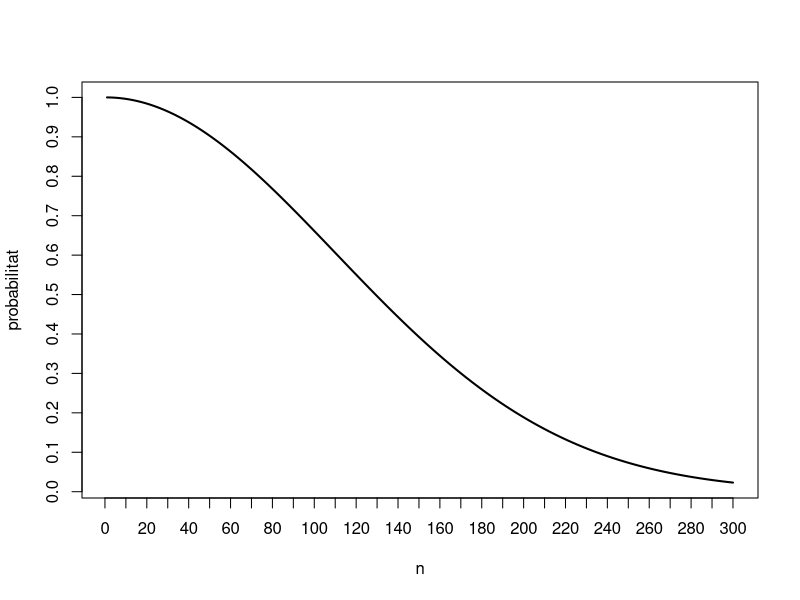
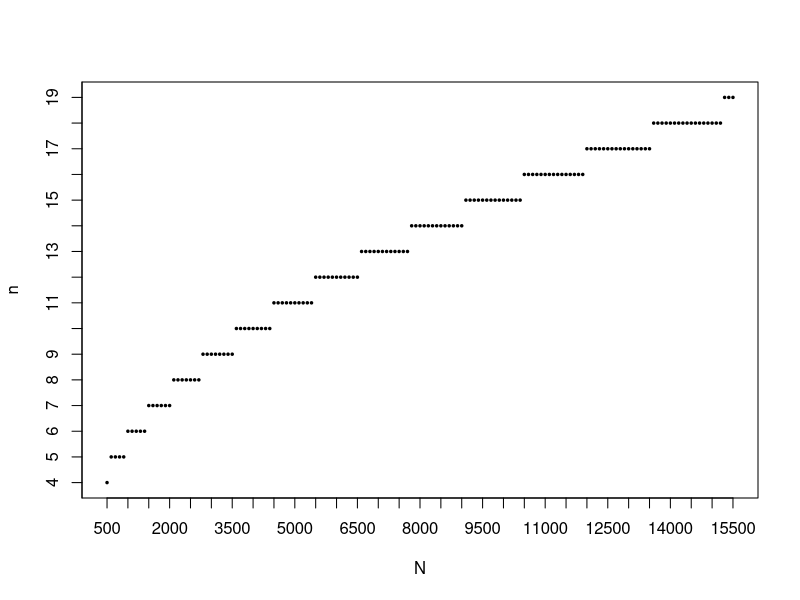

These charts were generated, in order, by the following R code:
## ---- chunk 1
pbirthday(50,366)
## ---- chunk 2
pbirthday(100,1150000)
## ---- chunk 3
pbirthday(100,12000)
## ---- chunk 4
pbirthday(10,12000)
## ---- chunk 5
f=function(n,N){1-pbirthday(n,N)}
prob=sapply(1:300,f,N=12000)
plot(1:300, prob, type="l", lwd=2, xlab="n", ylab="probabilitat",
     xaxp=c(0,300,30),yaxp=c(0,1,10))
## ---- chunk 6
fites=sapply(500+100*(0:150), qbirthday, prob=0.01)
plot(500+100*(0:150), fites, pch=20, xlab="N", ylab="n", cex=0.5,
     xaxp=c(500,15500,30),yaxp=c(0,20,20))
